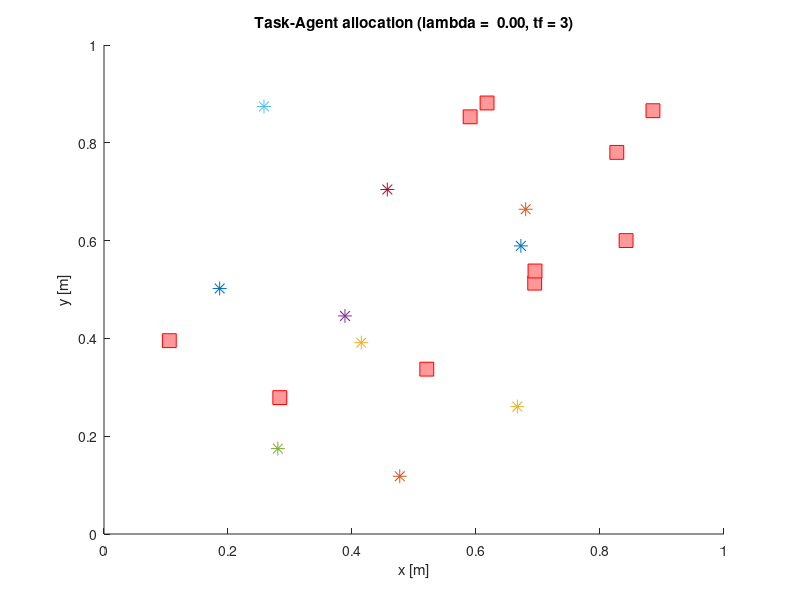

Source code (MATLAB): (Note: this script raises an error after producing the figure.)
%% Decentralized Control for Dynamic Task Allocation Problems for Multi-Agent Systems with Auctions
% Analysis of the weight variation (lambda) between the reward and the cost of the tasks
%
% Author: Martin Braquet
% Date: September 2020

addpath('CNP_CBBA/');
close all; clear all;
rng('default');
rng(8);

CommLimit = 1;
use_CBBA = 1;
use_OPT = 0;

na = 10;
nt = 10;
Lt = 1;

map_width = 1;
comm_distance = 2 * map_width;

%velocity = 1:na;
%velocity = 1 * ones(1,nt);
max_speed = 0.1;
v_a = (2 * rand(na,2) - 1) * max_speed;

lambda = 1;
simu_time = 5;

% Reward after task completion
r_bar = rand(nt,1);
%r_bar = ones(nt,1);

% Probability that agent i successfully completes task j
prob_a_t = rand(na,nt);
%prob_a_t = 1*ones(na,nt);

Tasks.r_bar = r_bar;
Tasks.prob_a_t = prob_a_t;

Agents.N = na;
Agents.Lt = Lt * ones(1,na);
Agents.v_a = v_a;

costs = zeros(na, nt);
utility = zeros(na, nt);
rewards = zeros(na, nt);

% Fully connected graph
G = ~eye(Agents.N);

lambda_vector = 0:10:200;
n_lambda = length(lambda_vector);
simu_time_vector = 3; %1:1:6;
n_simu_time = length(simu_time_vector);
i_simu_time = 0;

for simu_time = simu_time_vector
    i_simu_time = i_simu_time + 1;
    i_lambda = 0;
    
    pos_a = (0.1 + 0.8 * rand(na,2)) * map_width;
    pos_t = (0.1 + 0.8 * rand(na,2)) * map_width;
    %tf_t = rand(nt,1) * simu_time;
    %tf_t = [5*ones(1,3) 10*ones(1,1)];
    tf_t =  simu_time / 1.05 * (1 + 0.05 * rand(nt,1));
    %tf_t = 10*ones(1,nt);

    [tf_t, idx] = sort(tf_t);
    pos_t = pos_t(idx,:);
    
    for lambda = lambda_vector
        i_lambda = i_lambda + 1;
        n_rounds = 40;
        time_step = simu_time / n_rounds;
        time_start = 0;

        figure; hold on;
        colors = lines(na);
        %subplot(n_lambda, n_simu_time, (i_lambda - 1) * n_lambda + i_simu_time);
        clf; hold on;
        xlim([0 map_width]);
        ylim([0 map_width]);
        xlabel('x [m]');
        ylabel('y [m]');
        title(sprintf('Task-Agent allocation (lambda = %5.2f, tf = %d)', lambda, simu_time));
        for i = 1:na
            plot(pos_a(i,1), pos_a(i,2), '*', 'Color', colors(i,:), 'MarkerSize', 10, 'DisplayName', 'Agents');
        end
        plot(pos_t(:,1), pos_t(:,2),'rs', 'MarkerSize', 10, 'DisplayName', 'Targets', 'MarkerFaceColor',[1 .6 .6]);
        PlotAgentRange(pos_a, comm_distance, colors, 'Comm Range')

        Agents.Pos = pos_a;
        Agents.v_a = v_a;

        Tasks.Pos = pos_t;
        Tasks.N = nt;
        Tasks.tf = tf_t;
        Tasks.lambda = lambda;

        for i = 1:na
            for j = 1:nt
                [~, ~, costs(i,j)] = ComputeCommandParams(pos_a(i,:), v_a(i,:), pos_t(j,:), tf_t(j));
                rewards(i,j) = r_bar(j) * prob_a_t(i,j);
                winners = zeros(na,nt);
                winners(i,j) = 1;
                utility(i,j) = CalcTaskUtility(pos_a, v_a, pos_t(j,:), tf_t(j), r_bar(j), j, prob_a_t, winners, lambda);
            end
        end

        if CommLimit
            for i = 1:na
                for j = (i+1):na
                    G(i,j) = norm(pos_a(i,:) - pos_a(j,:)) < comm_distance;
                    G(j,i) = G(i,j);
                end
            end
        end

        % CBBA solution
        tic; [S_CBBA, p_CBBA, S_CBBA_ALL] = CBBASolution(Agents, G, Tasks)
        toc;        

        if use_OPT
            % Optimal solution
            tic; [S_OPT, p_OPT, S_OPT_ALL] = OptimumSolution(Agents, G, Tasks);
            toc;
            [S_CBBA S_OPT]
        end

        % Find the optimal control solution for the given allocation p_CBBA
        X = OptimalControlSolution(pos_a, v_a, pos_t, p_CBBA, tf_t, time_step, n_rounds, na);
        PlotAlloc(X, n_rounds, na, colors, 'CBBA solution');

        legend(legendUnq(gca));
        drawnow;
    end
end